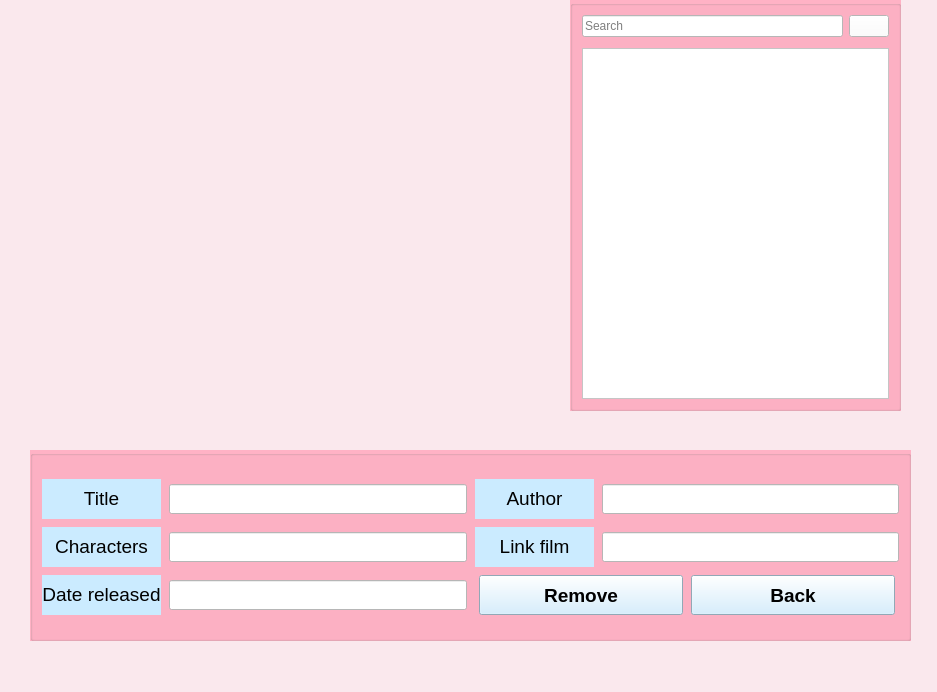
<?xml version="1.0" encoding="UTF-8"?>
<ui version="4.0">
 <class>MainWindow</class>
 <widget class="QMainWindow" name="MainWindow">
  <property name="geometry">
   <rect>
    <x>0</x>
    <y>0</y>
    <width>937</width>
    <height>692</height>
   </rect>
  </property>
  <property name="windowTitle">
   <string>MainWindow</string>
  </property>
  <property name="styleSheet">
   <string notr="true">background-color: rgb(250, 232, 237);
</string>
  </property>
  <widget class="QWidget" name="centralwidget">
   <widget class="QGroupBox" name="groupBox">
    <property name="geometry">
     <rect>
      <x>30</x>
      <y>450</y>
      <width>881</width>
      <height>191</height>
     </rect>
    </property>
    <property name="styleSheet">
     <string notr="true">background-color: rgb(255, 178, 197);</string>
    </property>
    <property name="title">
     <string/>
    </property>
    <layout class="QGridLayout" name="gridLayout_2">
     <item row="1" column="1">
      <layout class="QGridLayout" name="gridLayout" columnstretch="2,5,2,5">
       <property name="spacing">
        <number>8</number>
       </property>
       <item row="2" column="0">
        <widget class="QLabel" name="label_4">
         <property name="font">
          <font>
           <pointsize>14</pointsize>
           <weight>50</weight>
           <bold>false</bold>
          </font>
         </property>
         <property name="styleSheet">
          <string notr="true">background-color: rgb(203, 235, 255);</string>
         </property>
         <property name="text">
          <string>&lt;html&gt;&lt;head/&gt;&lt;body&gt;&lt;p align=&quot;center&quot;&gt;Date released&lt;/p&gt;&lt;/body&gt;&lt;/html&gt;</string>
         </property>
        </widget>
       </item>
       <item row="2" column="1">
        <widget class="QLineEdit" name="lineEdit_Date">
         <property name="minimumSize">
          <size>
           <width>0</width>
           <height>30</height>
          </size>
         </property>
         <property name="styleSheet">
          <string notr="true">background-color: rgb(255, 255, 255);</string>
         </property>
        </widget>
       </item>
       <item row="0" column="0">
        <widget class="QLabel" name="label_2">
         <property name="font">
          <font>
           <pointsize>14</pointsize>
           <weight>50</weight>
           <bold>false</bold>
          </font>
         </property>
         <property name="styleSheet">
          <string notr="true">background-color: rgb(203, 235, 255);</string>
         </property>
         <property name="text">
          <string>&lt;html&gt;&lt;head/&gt;&lt;body&gt;&lt;p align=&quot;center&quot;&gt;Title&lt;/p&gt;&lt;/body&gt;&lt;/html&gt;</string>
         </property>
        </widget>
       </item>
       <item row="0" column="1">
        <widget class="QLineEdit" name="lineEdit_Title">
         <property name="minimumSize">
          <size>
           <width>0</width>
           <height>30</height>
          </size>
         </property>
         <property name="styleSheet">
          <string notr="true">background-color: rgb(255, 255, 255);</string>
         </property>
        </widget>
       </item>
       <item row="1" column="1">
        <widget class="QLineEdit" name="lineEdit_Character">
         <property name="minimumSize">
          <size>
           <width>0</width>
           <height>30</height>
          </size>
         </property>
         <property name="styleSheet">
          <string notr="true">background-color: rgb(255, 255, 255);</string>
         </property>
        </widget>
       </item>
       <item row="0" column="2">
        <widget class="QLabel" name="label_5">
         <property name="minimumSize">
          <size>
           <width>0</width>
           <height>40</height>
          </size>
         </property>
         <property name="font">
          <font>
           <pointsize>14</pointsize>
           <weight>50</weight>
           <bold>false</bold>
          </font>
         </property>
         <property name="styleSheet">
          <string notr="true">background-color: rgb(203, 235, 255);</string>
         </property>
         <property name="text">
          <string>&lt;html&gt;&lt;head/&gt;&lt;body&gt;&lt;p align=&quot;center&quot;&gt;Author&lt;/p&gt;&lt;/body&gt;&lt;/html&gt;</string>
         </property>
        </widget>
       </item>
       <item row="0" column="3">
        <widget class="QLineEdit" name="lineEdit">
         <property name="minimumSize">
          <size>
           <width>0</width>
           <height>30</height>
          </size>
         </property>
         <property name="styleSheet">
          <string notr="true">background-color: rgb(255, 255, 255);</string>
         </property>
        </widget>
       </item>
       <item row="2" column="2" colspan="2">
        <layout class="QHBoxLayout" name="horizontalLayout_8">
         <property name="spacing">
          <number>8</number>
         </property>
         <property name="leftMargin">
          <number>4</number>
         </property>
         <property name="rightMargin">
          <number>4</number>
         </property>
         <item>
          <widget class="QPushButton" name="pushButton_Remove">
           <property name="minimumSize">
            <size>
             <width>0</width>
             <height>40</height>
            </size>
           </property>
           <property name="font">
            <font>
             <pointsize>14</pointsize>
             <weight>75</weight>
             <bold>true</bold>
            </font>
           </property>
           <property name="styleSheet">
            <string notr="true">background-color: rgb(203, 235, 255);</string>
           </property>
           <property name="text">
            <string>Remove</string>
           </property>
          </widget>
         </item>
         <item>
          <widget class="QPushButton" name="pushButton_Back">
           <property name="minimumSize">
            <size>
             <width>0</width>
             <height>40</height>
            </size>
           </property>
           <property name="font">
            <font>
             <pointsize>14</pointsize>
             <weight>75</weight>
             <bold>true</bold>
            </font>
           </property>
           <property name="styleSheet">
            <string notr="true">background-color: rgb(203, 235, 255);</string>
           </property>
           <property name="text">
            <string>Back</string>
           </property>
          </widget>
         </item>
        </layout>
       </item>
       <item row="1" column="3">
        <widget class="QLineEdit" name="lineEdit_2">
         <property name="minimumSize">
          <size>
           <width>0</width>
           <height>30</height>
          </size>
         </property>
         <property name="styleSheet">
          <string notr="true">background-color: rgb(255, 255, 255);</string>
         </property>
        </widget>
       </item>
       <item row="1" column="2">
        <layout class="QHBoxLayout" name="horizontalLayout_3">
         <item>
          <widget class="QLabel" name="label_6">
           <property name="minimumSize">
            <size>
             <width>0</width>
             <height>40</height>
            </size>
           </property>
           <property name="font">
            <font>
             <pointsize>14</pointsize>
             <weight>50</weight>
             <bold>false</bold>
            </font>
           </property>
           <property name="styleSheet">
            <string notr="true">background-color: rgb(203, 235, 255);</string>
           </property>
           <property name="text">
            <string>&lt;html&gt;&lt;head/&gt;&lt;body&gt;&lt;p align=&quot;center&quot;&gt;Link film&lt;/p&gt;&lt;/body&gt;&lt;/html&gt;</string>
           </property>
          </widget>
         </item>
        </layout>
       </item>
       <item row="1" column="0">
        <widget class="QLabel" name="label_3">
         <property name="font">
          <font>
           <pointsize>14</pointsize>
           <weight>50</weight>
           <bold>false</bold>
          </font>
         </property>
         <property name="styleSheet">
          <string notr="true">background-color: rgb(203, 235, 255);</string>
         </property>
         <property name="text">
          <string>&lt;html&gt;&lt;head/&gt;&lt;body&gt;&lt;p align=&quot;center&quot;&gt;Characters&lt;/p&gt;&lt;/body&gt;&lt;/html&gt;</string>
         </property>
        </widget>
       </item>
      </layout>
     </item>
    </layout>
   </widget>
   <widget class="QGroupBox" name="groupBox_2">
    <property name="geometry">
     <rect>
      <x>570</x>
      <y>0</y>
      <width>331</width>
      <height>411</height>
     </rect>
    </property>
    <property name="styleSheet">
     <string notr="true">background-color: rgb(255, 178, 197);
</string>
    </property>
    <property name="title">
     <string/>
    </property>
    <layout class="QVBoxLayout" name="verticalLayout_2">
     <item>
      <layout class="QVBoxLayout" name="verticalLayout">
       <item>
        <layout class="QHBoxLayout" name="horizontalLayout">
         <property name="sizeConstraint">
          <enum>QLayout::SetMinimumSize</enum>
         </property>
         <property name="bottomMargin">
          <number>5</number>
         </property>
         <item>
          <widget class="QLineEdit" name="lineEdit_Search">
           <property name="maximumSize">
            <size>
             <width>16777215</width>
             <height>40</height>
            </size>
           </property>
           <property name="styleSheet">
            <string notr="true">background-color: rgb(255, 255, 255);</string>
           </property>
           <property name="text">
            <string/>
           </property>
           <property name="placeholderText">
            <string>Search</string>
           </property>
          </widget>
         </item>
         <item>
          <widget class="QPushButton" name="pushButton_Search">
           <property name="styleSheet">
            <string notr="true">background-color: rgb(255, 255, 255);</string>
           </property>
           <property name="text">
            <string/>
           </property>
           <property name="icon">
            <iconset>
             <normaloff>../images/search.jpg</normaloff>../images/search.jpg</iconset>
           </property>
          </widget>
         </item>
        </layout>
       </item>
       <item>
        <widget class="QListView" name="Qlistview_da_viet">
         <property name="styleSheet">
          <string notr="true">background-color: rgb(255, 255, 255);</string>
         </property>
        </widget>
       </item>
      </layout>
     </item>
    </layout>
   </widget>
   <widget class="QLabel" name="label_9">
    <property name="geometry">
     <rect>
      <x>30</x>
      <y>10</y>
      <width>501</width>
      <height>401</height>
     </rect>
    </property>
    <property name="text">
     <string/>
    </property>
    <property name="pixmap">
     <pixmap>C:/Users/HP/Downloads/logo.png</pixmap>
    </property>
    <property name="scaledContents">
     <bool>true</bool>
    </property>
    <property name="wordWrap">
     <bool>false</bool>
    </property>
   </widget>
   <zorder>label_9</zorder>
   <zorder>groupBox</zorder>
   <zorder>groupBox_2</zorder>
  </widget>
  <widget class="QMenuBar" name="menubar">
   <property name="geometry">
    <rect>
     <x>0</x>
     <y>0</y>
     <width>937</width>
     <height>22</height>
    </rect>
   </property>
  </widget>
  <widget class="QStatusBar" name="statusbar"/>
 </widget>
 <resources/>
 <connections/>
</ui>
